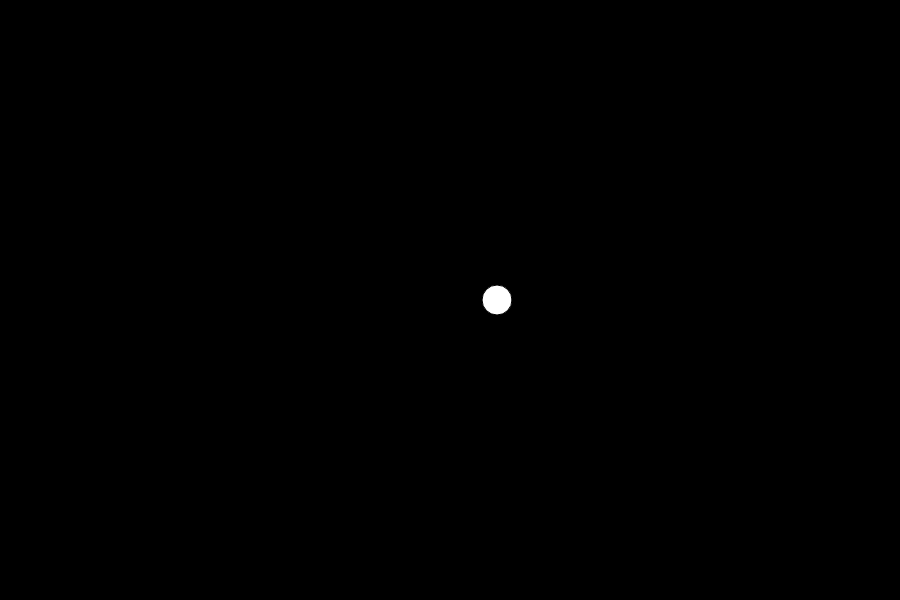
Frame 1 (no input)
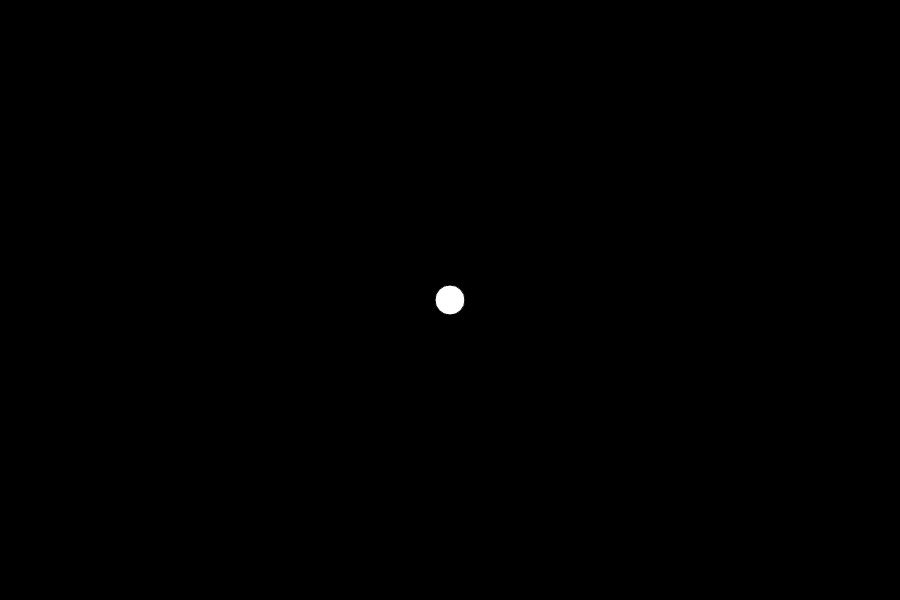
Frame 60 (no input)
Frame 120 (the mouse pressed at the canvas centre since frame 60): identical to frame 60, image omitted

The p5.js sketch that drew these frames (run headless with seeded random() and noise() and a simulated clock; from frame 60 on, the mouse is pressed at the canvas centre):

// p5.js sketch
// ── sketch.js
function setup() {
    createCanvas(900, 600);
    background(0);
    angleMode(DEGREES);
}

function draw() {
    background(0);
    fill(255);
    translate(width/2, height/2)
    var amp = width/2;
    var period = 360; // It takes period/60 seconds for the ball to get back to place 
    var phase = 0; // starting angle
    var freq = 1;
    var locX = sin(frameCount*6*freq+phase) * amp;
    ellipse(locX, 0, 30, 30);
}
